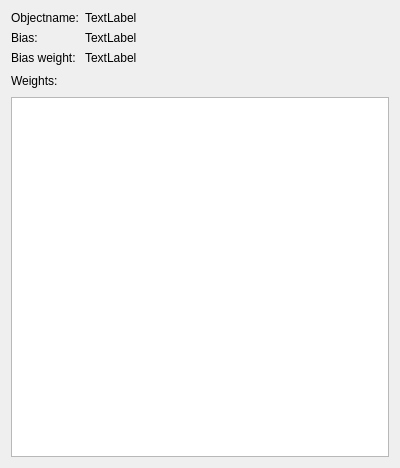
<?xml version="1.0" encoding="UTF-8"?>
<ui version="4.0">
 <class>ReadOutVisualization</class>
 <widget class="QWidget" name="ReadOutVisualization">
  <property name="geometry">
   <rect>
    <x>0</x>
    <y>0</y>
    <width>400</width>
    <height>468</height>
   </rect>
  </property>
  <property name="windowTitle">
   <string>Form</string>
  </property>
  <layout class="QVBoxLayout" name="verticalLayout">
   <item>
    <layout class="QHBoxLayout" name="horizontalLayout_2">
     <item>
      <layout class="QFormLayout" name="formLayout">
       <item row="0" column="0">
        <widget class="QLabel" name="label">
         <property name="text">
          <string>Objectname:</string>
         </property>
        </widget>
       </item>
       <item row="0" column="1">
        <widget class="QLabel" name="name">
         <property name="text">
          <string>TextLabel</string>
         </property>
        </widget>
       </item>
       <item row="1" column="0">
        <widget class="QLabel" name="label_3">
         <property name="text">
          <string>Bias:</string>
         </property>
        </widget>
       </item>
       <item row="1" column="1">
        <widget class="QLabel" name="bias">
         <property name="text">
          <string>TextLabel</string>
         </property>
        </widget>
       </item>
       <item row="2" column="0">
        <widget class="QLabel" name="label_5">
         <property name="text">
          <string>Bias weight:</string>
         </property>
        </widget>
       </item>
       <item row="2" column="1">
        <widget class="QLabel" name="bias_weight">
         <property name="text">
          <string>TextLabel</string>
         </property>
        </widget>
       </item>
      </layout>
     </item>
     <item>
      <spacer name="horizontalSpacer_2">
       <property name="orientation">
        <enum>Qt::Horizontal</enum>
       </property>
       <property name="sizeHint" stdset="0">
        <size>
         <width>40</width>
         <height>20</height>
        </size>
       </property>
      </spacer>
     </item>
    </layout>
   </item>
   <item>
    <layout class="QHBoxLayout" name="horizontalLayout">
     <item>
      <widget class="QLabel" name="label_7">
       <property name="text">
        <string>Weights:</string>
       </property>
      </widget>
     </item>
     <item>
      <spacer name="horizontalSpacer">
       <property name="orientation">
        <enum>Qt::Horizontal</enum>
       </property>
       <property name="sizeHint" stdset="0">
        <size>
         <width>40</width>
         <height>20</height>
        </size>
       </property>
      </spacer>
     </item>
    </layout>
   </item>
   <item>
    <widget class="QListWidget" name="listWidget"/>
   </item>
  </layout>
 </widget>
 <resources/>
 <connections/>
</ui>
